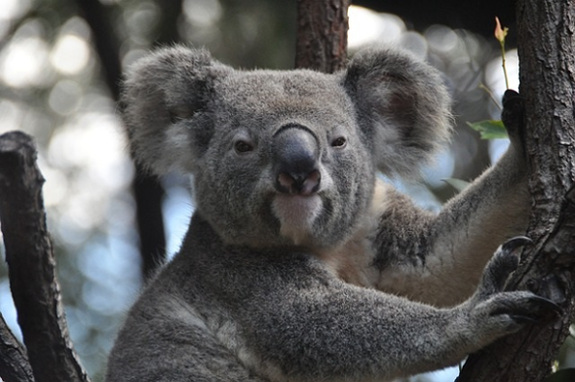
#> input picture @propImageMat4_r4.jpg, 575 x 382 px
$ python exo1.py   (older library calls are emulated)
#> lines starting #> are read from the running program, lines starting #| are printed output that depends on the picture
import cv2
import numpy as np
import matplotlib.pyplot as plt

# Chargement de l'image
image = cv2.imread('@propImageMat4_r4.jpg')
#> image is the input picture: shape (382, 575, 3); mean B, G, R 89.6, 90.2, 90

# Conversion de l'image en niveaux de gris
# Cela simplifie le traitement en réduisant l'image à une seule dimension de couleur
gray = cv2.cvtColor(image, cv2.COLOR_BGR2GRAY)
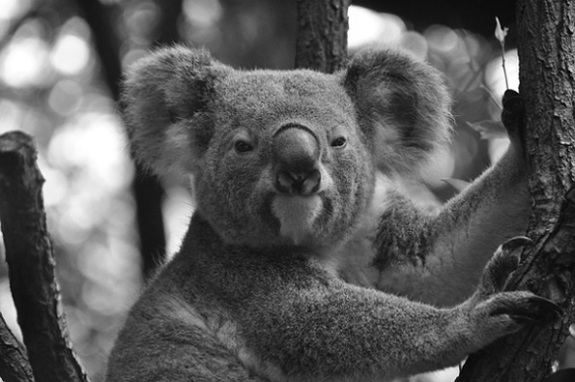
#> gray: shape (382, 575); min 0, max 255, mean 90

# Application du filtre Sobel pour la détection de contours
# Sobel calcule les gradients dans les directions x et y
sobelx = cv2.Sobel(gray, cv2.CV_64F, 1, 0, ksize=3)  # Gradient horizontal
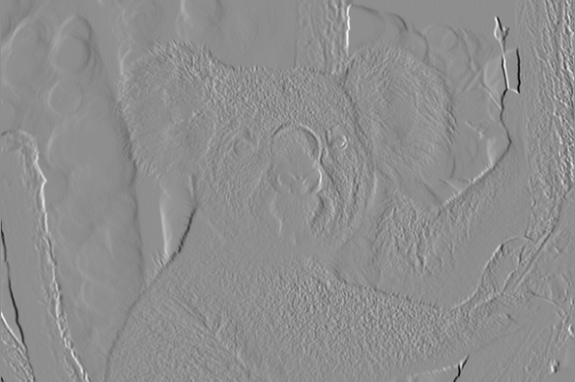
#> sobelx: shape (382, 575) float64; min -949, max 749, mean -0.7; drawn with min black and max white
sobely = cv2.Sobel(gray, cv2.CV_64F, 0, 1, ksize=3)  # Gradient vertical
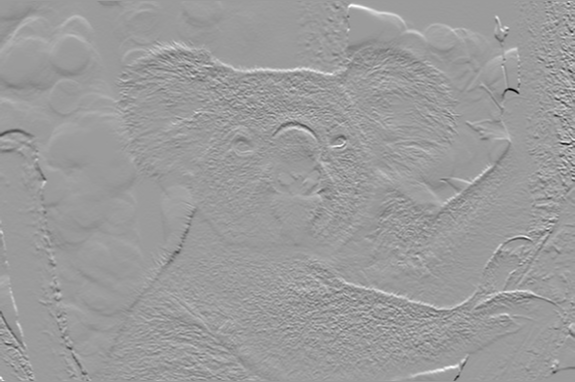
#> sobely: shape (382, 575) float64; min -857, max 548, mean 0.2; drawn with min black and max white
# Combinaison des gradients pour obtenir la magnitude totale
sobel = np.sqrt(sobelx**2 + sobely**2)
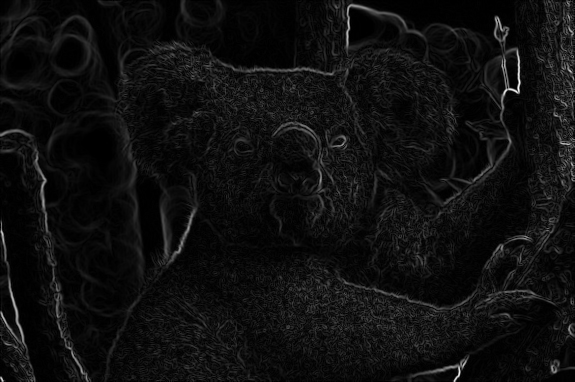
#> sobel: shape (382, 575) float64; min 0, max 960.9, mean 58.6; drawn with min black and max white

# Normalisation de l'image Sobel pour l'affichage
# Conversion des valeurs en entiers 8 bits (0-255)
sobel = np.uint8(255 * sobel / np.max(sobel))

# Transformation de Fourier
# Permet d'analyser l'image dans le domaine fréquentiel
f = np.fft.fft2(gray)
fshift = np.fft.fftshift(f)  # Déplace les basses fréquences au centre
magnitude_spectrum = 20 * np.log(np.abs(fshift))  # Calcul du spectre de magnitude
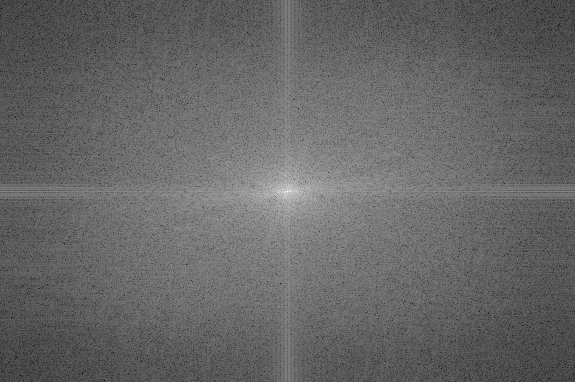
#> magnitude_spectrum: shape (382, 575) float64; min 26.92, max 336, mean 151.2; drawn with min black and max white

# Manipulation du spectre (suppression des basses fréquences)
# Cela peut être utilisé pour supprimer le bruit ou mettre en évidence certaines caractéristiques
rows, cols = gray.shape
#> rows = 382; cols = 575
crow, ccol = rows // 2, cols // 2
#> crow = 191; ccol = 287
fshift[crow-30:crow+30, ccol-30:ccol+30] = 0  # Supprime une région 60x60 au centre

# Transformation inverse de Fourier
# Retour dans le domaine spatial après modification du spectre
f_ishift = np.fft.ifftshift(fshift)
img_back = np.fft.ifft2(f_ishift)
img_back = np.abs(img_back)
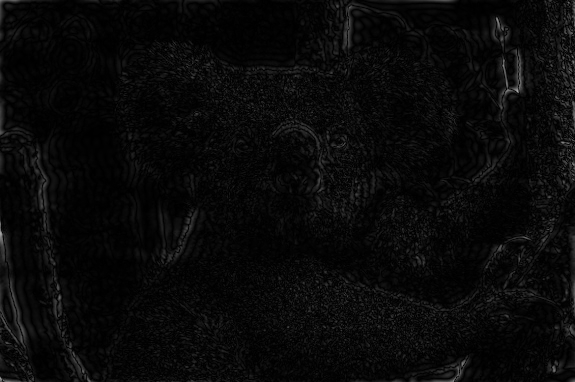
#> img_back: shape (382, 575) float64; min 0.00137, max 170.8, mean 9.5

# Segmentation par seuillage adaptatif
# Utile pour séparer les objets du fond dans des conditions d'éclairage variables
thresh = cv2.adaptiveThreshold(gray, 255, cv2.ADAPTIVE_THRESH_GAUSSIAN_C, cv2.THRESH_BINARY, 11, 2)
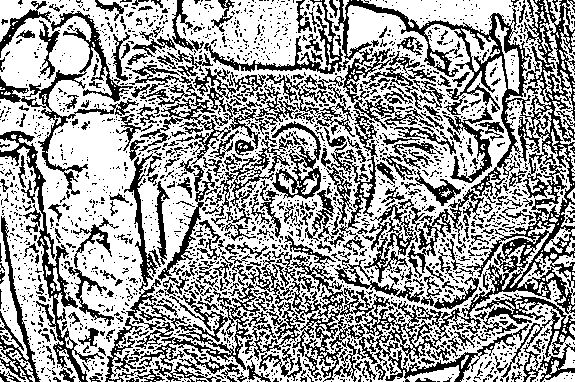
#> thresh: shape (382, 575); 62.5% white; black in thin lines or dots

# Affichage des résultats
cv2.imshow('Original', image)
cv2.imshow('Sobel', sobel)
plt.imshow(magnitude_spectrum, cmap='gray')
plt.title('Magnitude Spectrum')
plt.show()
cv2.imshow('Inverse Fourier', img_back.astype(np.uint8))
cv2.imshow('Segmentation', thresh)

# Sauvegarde des images traitées
cv2.imwrite('sobel.jpg', sobel)
cv2.imwrite('inverse_fourier.jpg', img_back.astype(np.uint8))
cv2.imwrite('segmentation.jpg', thresh)

cv2.waitKey(0)
cv2.destroyAllWindows()
